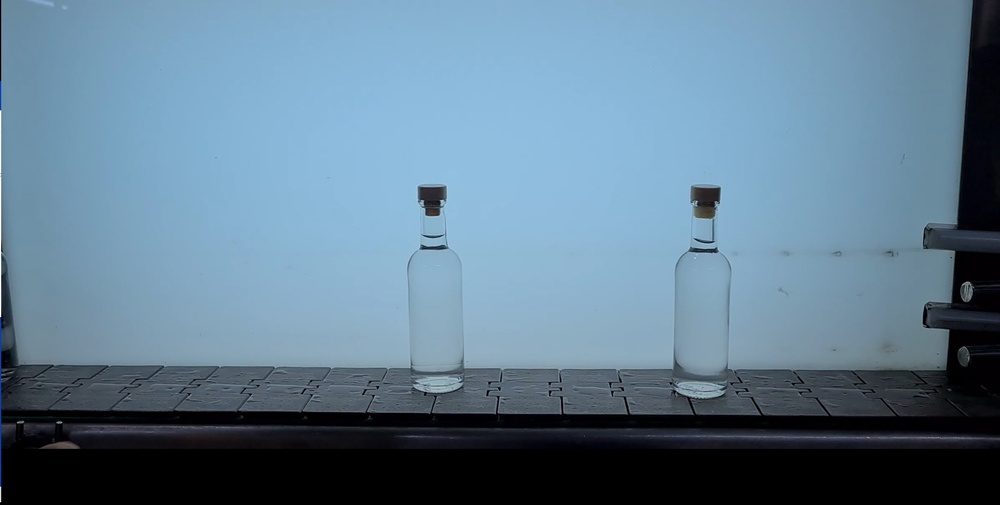
#> input picture legacy/2022/assets/felos.jpg, 1000 x 505 px, shrunk from 2563 x 1295 before the run, found by its file name
$ python templatematch_cork.py
#> lines starting #> are read from the running program, lines starting #| are printed output that depends on the picture; after the words box and inside, x2 and y2 are one past the last pixel; in counts of white or black regions, pixels touching at a corner belong together
import cv2
import numpy as np
from matplotlib import pyplot as plt
import matplotlib.image as mpimg


# import of original image and template
image = cv2.imread('felos.jpg')
#> image is the input picture: shape (505, 1000, 3); mean B, G, R 144.9, 124.8, 97.2
template_corck = cv2.imread('correct_cork.jpg')
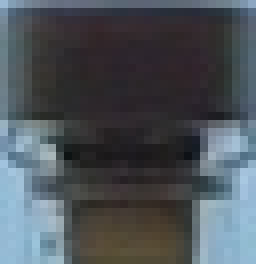
#> input picture legacy/2022/assets/correct_cork.jpg, 32 x 33 px, shrunk from 81 x 84 before the run, found by its file name (shown 8 times larger)
#> template_corck is the input picture: shape (33, 32, 3); mean B, G, R 88.5, 82.7, 76.4

# copy to be able to preprocess and keep the original
orig_image = image.copy()
orig_template = template_corck.copy()

# grayscale to be able to perform template match
gray_image = cv2.cvtColor(image, cv2.COLOR_BGR2GRAY)
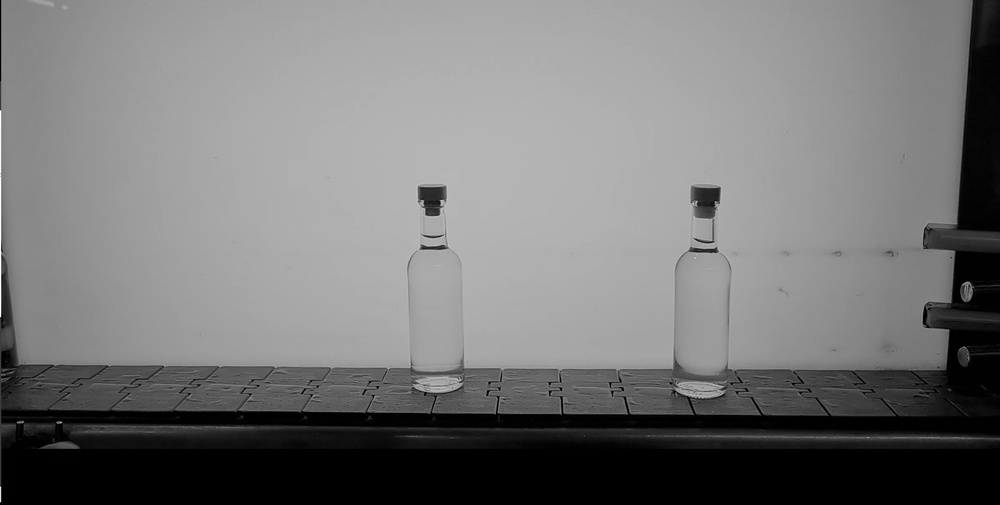
#> gray_image: shape (505, 1000); min 0, max 255, mean 118.8
gray_template = cv2.cvtColor(orig_template, cv2.COLOR_BGR2GRAY)
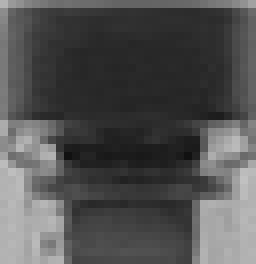
#> gray_template: shape (33, 32) (shown 8 times larger); min 17, max 193, mean 81.4

# #visualising
titles = ['Grayed Image', 'Grayed Image template']
images = [gray_image, gray_template]

for i in range(2):
    plt.subplot(1,2,i+1), plt.imshow(images[i],'gray')
    plt.title(titles[i])
    plt.xticks([]),plt.yticks([])
plt.show()
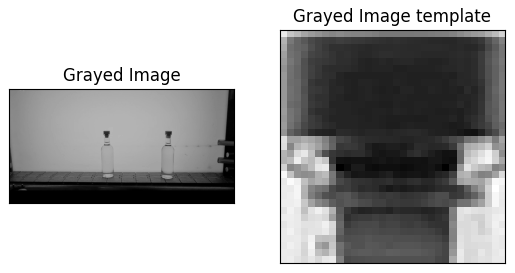
#> figure drawn by matplotlib, 2 panels

# perform template matching
print("[INFO] performing template matching...")
result = cv2.matchTemplate(gray_image, gray_template,cv2.TM_CCOEFF_NORMED)
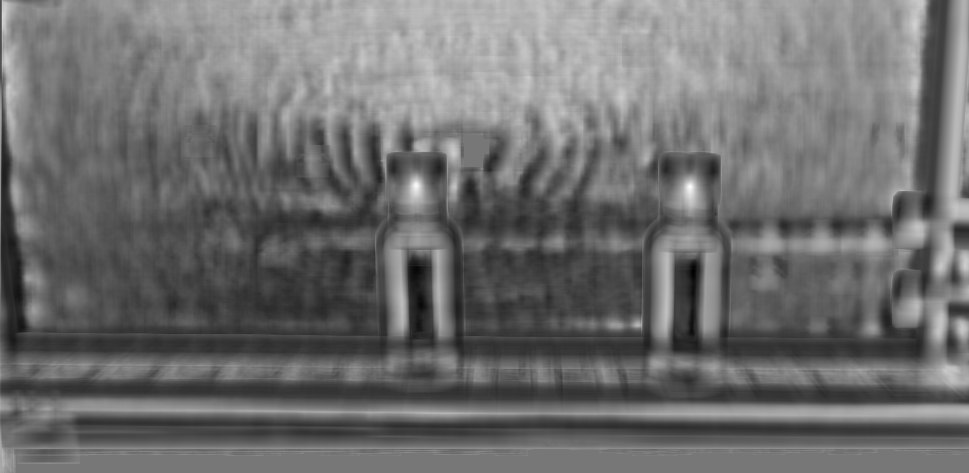
#> result: shape (473, 969) float32; min -0.763, max 0.859, mean -0.0581; drawn with min black and max white
(minVal, maxVal, minLoc, maxLoc) = cv2.minMaxLoc(result)
#> minVal = -0.763; maxVal = 0.859; minLoc = (693, 270); maxLoc = (690, 186)

# Printing of the template results. Min value is the negative template match, max value is the best template match
# perecentage. Minimum and maximum location is where the worst/ best match is found.

print("Result matrix","\n",result,"\n",
      "\n",
      "Minimum value of matrix","\n",minVal,"\n",
      "\n",
      "Maximum value of matrix","\n",maxVal,"\n",
      "\n",
      "Minimum location of template match","\n",minLoc,"\n",
      "\n",
      "Maximum location of template match","\n",maxLoc)
#> (printed output is left out)


w, h = gray_template.shape[::-1]
#> w = 32; h = 33
# Perform second template match for visualization reasons. With the threshold variable we can set the desirable
# accuracy, if it not exceeds the max value
res = cv2.matchTemplate(gray_image,gray_template,cv2.TM_CCOEFF_NORMED)
threshold = 0.80
loc = np.where(res >= threshold)
#> loc = 14 positions, rows 184 to 188, columns 415 to 691

for pt in zip(*loc[::-1]):
    try:
        # draws
        found = cv2.rectangle(gray_image, pt, (pt[0] + w, pt[1] + h), (0,0,255), 2)
    except Exception as e:
        print("Template not found. Problem on cork",'\n'+ repr(e))
#> this loop made 14 passes
#> pt on passes 1 to 12: (416, 184), (415, 185), (416, 185), (689, 185), (690, 185), (415, 186), (416, 186), (689, 186), (690, 186), (691, 186), (689, 187), (690, 187)
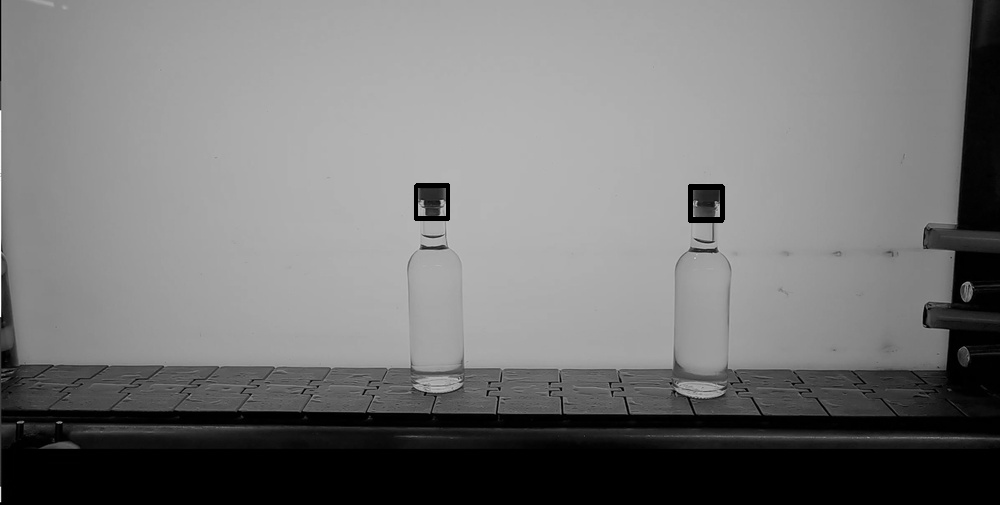
#> gray_image: shape (505, 1000); 0.25% of pixels changed, all inside (x1, y1, x2, y2) = (414, 183, 725, 223)

# #visualising
plt.imshow(found)
plt.title('Found template with accuracy of 80%')
plt.xticks([]),plt.yticks([])
plt.show()

titles = ['Template', 'Found template']
images = [gray_template, found]

for i in range(2):
    plt.subplot(1,2,i+1), plt.imshow(images[i],'gray')
    plt.title(titles[i])
    plt.xticks([]),plt.yticks([])
plt.show()
